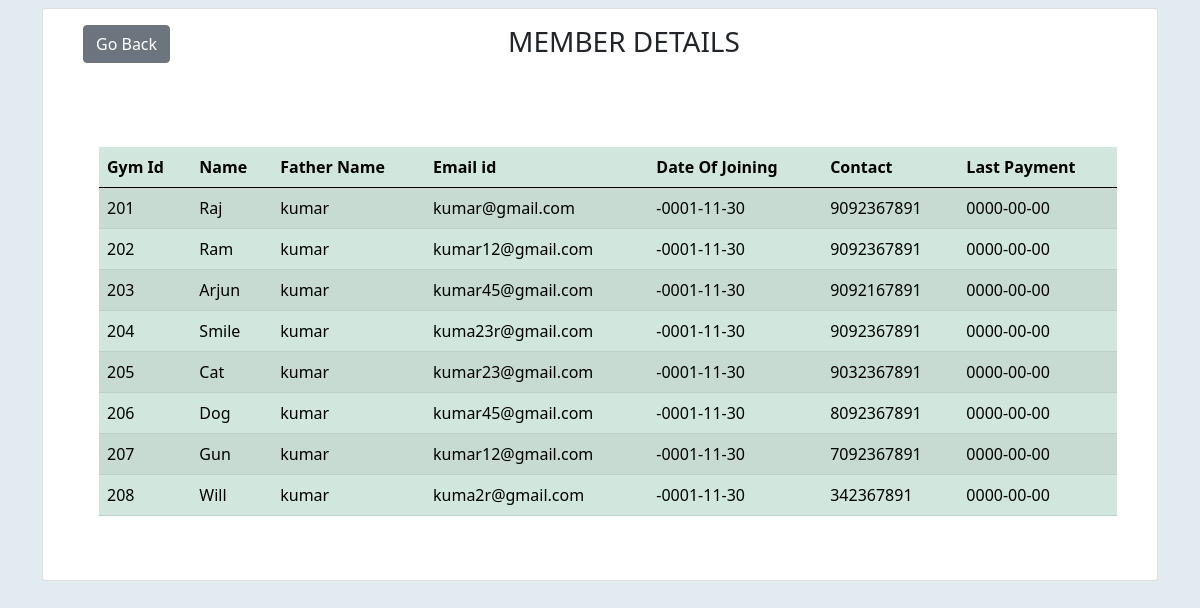
The page /tables/member_details.php on the database its author committed.
### tables this page shows
CREATE TABLE `members` (
     `gym_id` varchar(60) NOT NULL,
  `name` varchar(40) NOT NULL,
  `father_name` varchar(40) NOT NULL,
  `email` varchar(40) NOT NULL,
  `date_of_joining` date NOT NULL,
  `contact` varchar(40) NOT NULL,
  `last_payment` date NOT NULL
);

### apis/func.php (the view, shortened to what this page needs)
<?php
$con=mysqli_connect("localhost","root","root123","maindb");
function get_patient_details(){
    global $con;
    $query="select * from members";
    $result=mysqli_query($con,$query);
    while ($row=mysqli_fetch_array($result)){
    $gym_id=$row['gym_id'];
    $name=$row['name'];
    $fname=$row['father_name'];
    $email=$row['email'];
    $date_of_joining= date('Y-m-d', strtotime($row['date_of_joining']));
    $contact=$row['contact'];
    $last_payment=$row['last_payment'];
      echo "<tr>
        <td>$gym_id</td>
          <td>$name</td>
        <td>$fname</td>
            <td>$email</td>
              <td>$date_of_joining</td>
            <td>$contact</td>
          <td>$last_payment</td>
        </tr>";
    }
}
?>

### tables/member_details.php (shortened to what this page needs)
<!DOCTYPE html>
<?php include("../apis/func.php");?>
<html>
<head>
    <link href="https://cdn.jsdelivr.net/npm/bootstrap@5.0.0-beta3/dist/css/bootstrap.min.css" rel="stylesheet">
</head>
<body>
 <div class="container my-2">
<div class="card">
     <div class="card-body" >
                 <div class="row">
               <div class="col-md-2 ms-4">
                            <a href="../entry-pages/admin-panel.php" class="btn btn-secondary ">Go Back</a>
                        </div>
             <h3 class="col-md-8 text-center">MEMBER DETAILS</h3>
       <div class="row mt-5 ms-2">
     <div class="card-body" >
         <div class="card-body">
    <table class="table table-hover table-success table-striped">
        <thead>
     <tr>
            <th>Gym Id</th>
             <th> Name</th>
            <th>Father Name</th>
         <th>Email id</th>
          <th>Date Of Joining</th>
         <th>Contact</th>
         <th>Last Payment</th>
        </tr>
        </thead>
        <tbody>
          <?php get_patient_details(); ?>
        </tbody>
    </table>
     </div>
    </div>
    </div>
    </div>
    </body>
</html>

### tables/member_details.php (style rules this page uses)
body { background-color: #e2ebf0; }

### rows shown on the page
members: gym_id "201", name "Raj", father_name "kumar", email "kumar@gmail.com", date_of_joining "-0001-11-30", contact "9092367891", last_payment "0000-00-00"
members: gym_id "202", name "Ram", father_name "kumar", email "kumar12@gmail.com", date_of_joining "-0001-11-30", contact "9092367891", last_payment "0000-00-00"
members: gym_id "203", name "Arjun", father_name "kumar", email "kumar45@gmail.com", date_of_joining "-0001-11-30", contact "9092167891", last_payment "0000-00-00"
members: gym_id "204", name "Smile", father_name "kumar", email "kuma23r@gmail.com", date_of_joining "-0001-11-30", contact "9092367891", last_payment "0000-00-00"
members: gym_id "205", name "Cat", father_name "kumar", email "kumar23@gmail.com", date_of_joining "-0001-11-30", contact "9032367891", last_payment "0000-00-00"
members: gym_id "206", name "Dog", father_name "kumar", email "kumar45@gmail.com", date_of_joining "-0001-11-30", contact "8092367891", last_payment "0000-00-00"
members: gym_id "207", name "Gun", father_name "kumar", email "kumar12@gmail.com", date_of_joining "-0001-11-30", contact "7092367891", last_payment "0000-00-00"
members: gym_id "208", name "Will", father_name "kumar", email "kuma2r@gmail.com", date_of_joining "-0001-11-30", contact "342367891", last_payment "0000-00-00"
